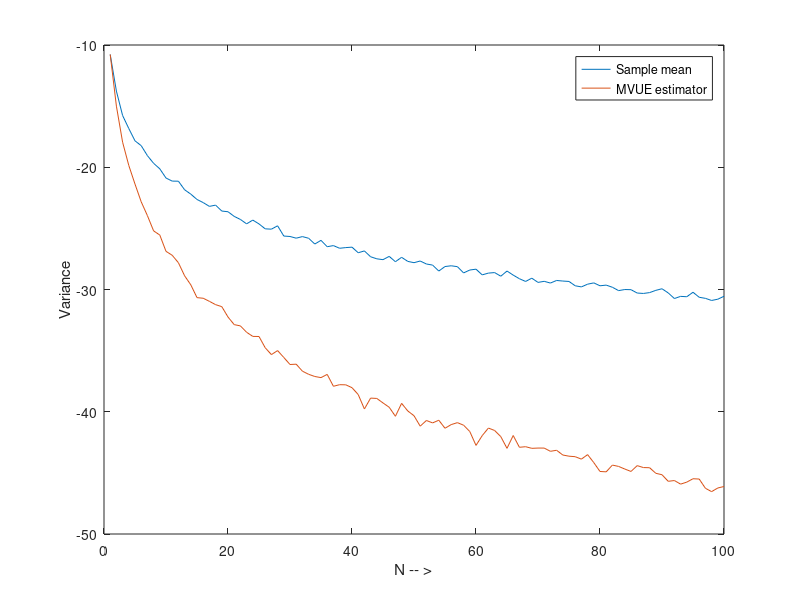

This chart was generated by the following MATLAB code:
% Program for estimation of Uniform Noise variance
% Uniform RV dont have CRLB and by using SS find MVUE
% MVUE is 16 dB better than sample mean estimator


clear all;clc;close all
N=100; 
beta=1;
noiter=1000;

for i=1:noiter,
x=beta*rand(1,N); % Data 
SM(i)=sum(x)/N;
Unimean(i)=((N+1)/(2*N))*max(x);
end

% smean_var=10*log10(var(SM));
% umean_var=10*log10(var(Unimean));
% 
% plot(1:1000,SM,1:1000,Unimean);
% 
clear all;

N=100; 
beta=1;
noiter=1000;
for k=1:N,
for i=1:noiter,
x=beta*rand(1,k); % Data 
SM(k,i)=sum(x)/k;
Unimean(k,i)=((k+1)/(2*k))*max(x);
end
end

smean_var=10*log10(var(SM'));
umean_var=10*log10(var(Unimean'));

plot(1:N,smean_var,1:N,umean_var);
xlabel('N -- >');
ylabel('Variance');
legend('Sample mean','MVUE estimator');
